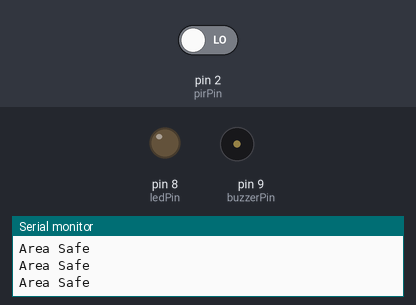
A sketch run on a simulated Arduino Uno, built with avr-gcc and run on an emulated ATmega328P. Shown: output pins drawn as LEDs (lit = HIGH), buzzer (waves = sounding, pin HIGH), the last lines printed to the serial monitor. The test bench sets the inputs (shaded band); at power-on: pin 2 (pirPin) LOW.

Above: at 1.2 s.
1.3 s: pin 2 (pirPin) driven HIGH
At 1.9 s:
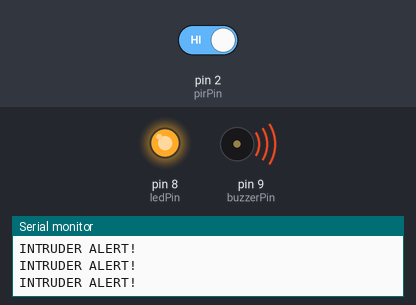
2.9 s: pin 2 (pirPin) driven LOW
At 4.4 s:
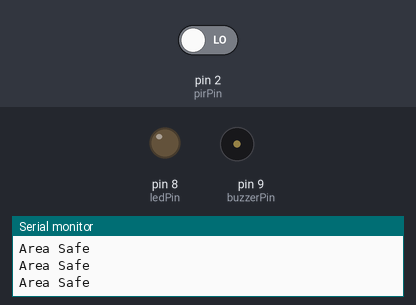
Timing chart, 0 to 5.9 s (numbered marks = the images above; inputs shaded):
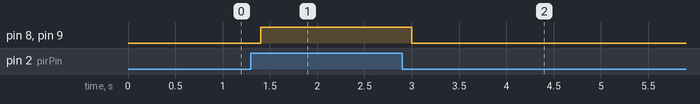

The sketch:

Task_3_code.ino
```cpp
int pirPin = 2;
int ledPin = 8;
int buzzerPin = 9;

void setup() {
  Serial.begin(9600);

  pinMode(pirPin, INPUT);
  pinMode(ledPin, OUTPUT);
  pinMode(buzzerPin, OUTPUT);

  Serial.println("Security System Activated...");
}

void loop() {

  int motion = digitalRead(pirPin);

  if (motion == HIGH) {
    digitalWrite(ledPin, HIGH);
    digitalWrite(buzzerPin, HIGH);
    Serial.println("INTRUDER ALERT!");
  }
  else {
    digitalWrite(ledPin, LOW);
    digitalWrite(buzzerPin, LOW);
    Serial.println("Area Safe");
  }

  delay(200);
}
```

Measured:
- after the input at 1.3 s, pin 8 (ledPin), pin 9 (buzzerPin): LOW → HIGH after 0.10 s
- after the input at 2.9 s, pin 8 (ledPin), pin 9 (buzzerPin): HIGH → LOW after 0.10 s
